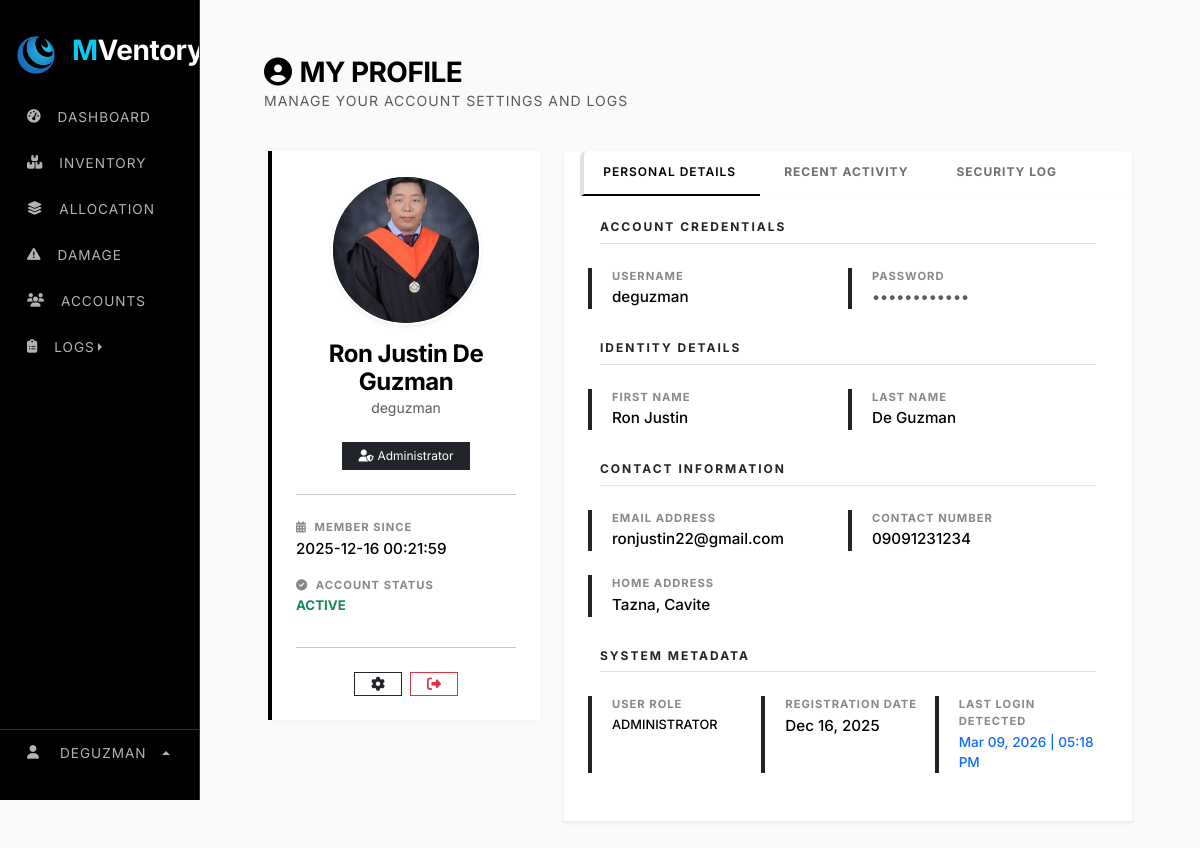
The page /web_content/profile.php (signed in) on the database as committed earlier.
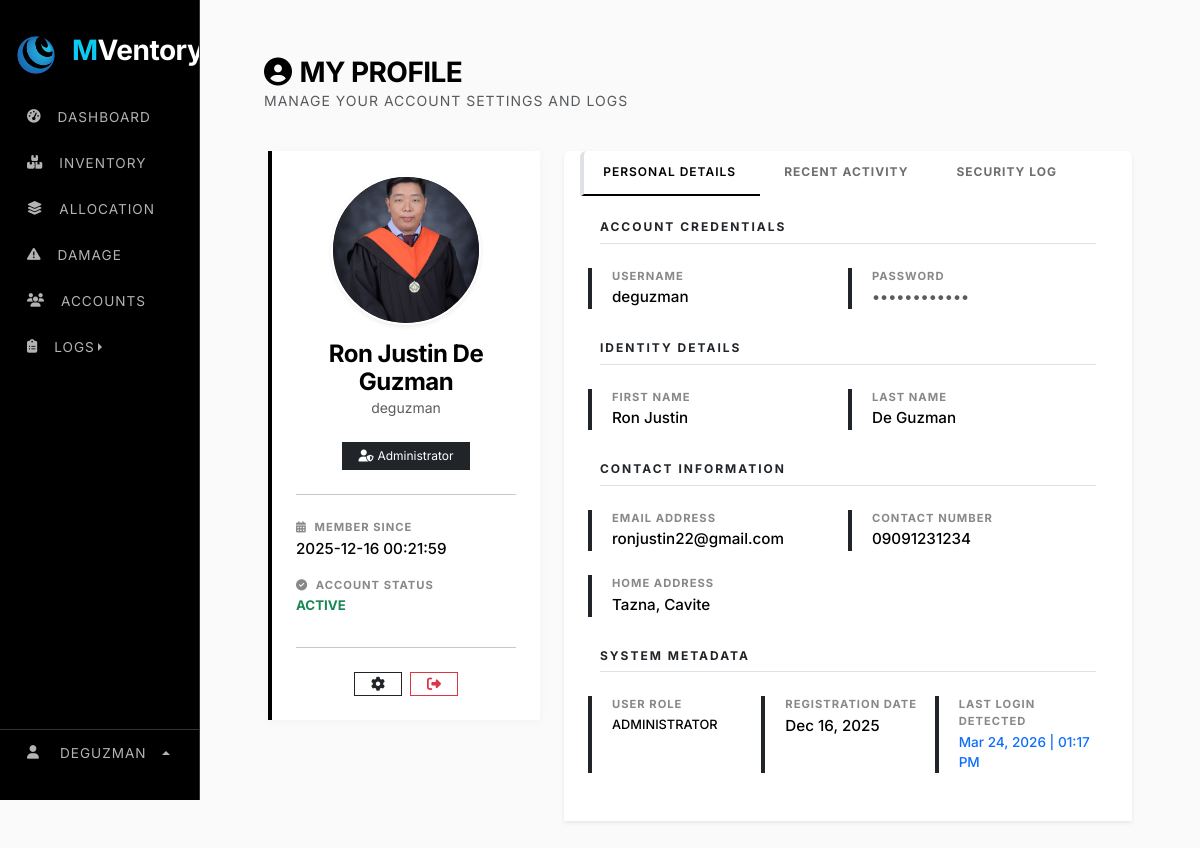
The same page on the database as committed later.
### tables this page shows
CREATE TABLE `users` (
  `user_id` int(11) NOT NULL AUTO_INCREMENT,
  `role_id` varchar(15) NOT NULL,
  `username` varchar(9999) NOT NULL,
  `first_name` varchar(100) NOT NULL,
  `last_name` varchar(100) NOT NULL,
  `phone` varchar(11) NOT NULL,
  `address` varchar(500) DEFAULT NULL,
  `role` varchar(30) NOT NULL,
  `status` varchar(20) NOT NULL DEFAULT 'active',
  `email` varchar(150) NOT NULL,
  `password` varchar(255) NOT NULL,
  `profile_image` varchar(999) NOT NULL,
  `is_active` tinyint(1) DEFAULT 1,
  `is_login` tinyint(1) NOT NULL,
  `last_login` datetime DEFAULT NULL,
  `created_at` timestamp NOT NULL DEFAULT current_timestamp(),
  `deleted_at` timestamp NULL DEFAULT NULL,
  `last_activity` datetime DEFAULT current_timestamp(),
  PRIMARY KEY (`user_id`),
  UNIQUE KEY `email` (`email`)
);

### web_content/profile.php (the view, shortened to what the changed rows need)
<?php
    include "../render/connection.php";
    include "../src/cdn/cdn_links.php";
    $user = "SELECT * FROM users WHERE user_id = ".$_SESSION['user_id'];
    $user_result = $conn->query($user);
    $user_data = $user_result->fetch_assoc();
?>
<!doctype html>
<html lang="en">
    <head>
        <link rel="stylesheet" href="../src/style/main_style.css">
    <body>
        <div class="row">
        <?php include "../nav/sidebar_nav.php"; ?>
            <div class="col">
                <div class="main-content">
                    <div class="container mt-4">
                        <div class="row">
                            <div class="col-lg-4">
                                <div class="card shadow-sm border-0 mb-4 text-center p-4 metric-card-stark">
                                    <div class="avatar-circle-lg bg-dark shadow-sm rounded-circle d-flex align-items-center justify-content-center overflow-hidden border border-2 border-white"
                                        style="width: 150px; height: 150px;"> <?php
                                            $f_initial = !empty($user_data['first_name']) ? substr($user_data['first_name'], 0, 1) : '';
                                            $l_initial = !empty($user_data['last_name']) ? substr($user_data['last_name'], 0, 1) : '';
                                            $initials = strtoupper($f_initial . $l_initial) ?: "??";
                                            $profile_img = $user_data['profile_image'];
                                        ?>
                                        <?php if (!empty($profile_img) && file_exists($profile_img)): ?>
                                            <img src="<?= $profile_img ?>" alt="Profile" class="rounded-circle" style="width: 100%; height: 100%; object-fit: cover;">
                                        <?php else: ?>
                                            <div class="text-white fw-bold" style="font-size: 1.5rem; letter-spacing: 1px;">
                                                <?= $initials ?>
                                            </div>
                                        <?php endif; ?>
                                    </div>
                                    <h4 class="fw-bold mb-0"><?php echo $user_data['first_name'] . ' ' . $user_data['last_name']; ?></h4>
                                    <p class="text-muted small"><?php echo $user_data['username']; ?></p>
                                    <div class="mt-2">
                                        <span class="badge bg-dark text-white rounded-0 px-3 py-2 fw-normal small">
                                            <i class="fa-solid fa-user-shield me-1"></i><?php echo $user_data['role']; ?>
                                        </span>
                                    </div>
                                    <hr class="my-4 opacity-10">
                                    <div class="text-start">
                                        <div class="mb-3">
                                            <div class="info-label"><i class="fa-solid fa-calendar-days me-1"></i> Member Since</div>
                                            <div class="info-value"><?php echo $user_data['created_at']; ?></div>
                                        </div>
                                        <div class="mb-1">
                                            <div class="info-value">
                                                <span class="text-success small fw-bold"><?php echo strtoupper($user_data['status']); ?></span>
                                            </div>
                                        </div>
                                    </div>
                                    <hr class="my-3 opacity-10">
                                    <div class="d-flex justify-content-center gap-2 mt-2">
                                        <a class="btn btn-outline-dark btn-sm rounded-0 px-3" title="Settings" href="edit_profile.php">
                                        </a>
                                        <a class="btn btn-outline-danger btn-sm rounded-0 px-3" title="Logout" href="logout.php">
                                        </a>
                                    </div>
                                </div>
                            </div>
                            <div class="col-lg-8">
                                <div class="tab-content shadow-sm">
                                    <div class="tab-pane fade show active" id="details-content">
                                        <div class="card border-0 rounded-0 p-4">
                                            <div class="row">
                                                <div class="col-md-6 border-start border-4 border-dark mb-4">
                                                    <div class="info-label ps-2">Username</div>
                                                    <div class="info-value ps-2 mb-0"><?= $user_data['username']; ?></div>
                                                </div>
                                                <div class="col-md-6 border-start border-4 border-dark mb-4">
                                                    <div class="info-label ps-2">First Name</div>
                                                    <div class="info-value ps-2 mb-0"><?= !empty($user_data['first_name']) ? $user_data['first_name'] : '<span class="text-muted opacity-50">N/A</span>'; ?></div>
                                                </div>
                                                <div class="col-md-6 border-start border-4 border-dark mb-4">
                                                    <div class="info-label ps-2">Last Name</div>
                                                    <div class="info-value ps-2 mb-0"><?= !empty($user_data['last_name']) ? $user_data['last_name'] : '<span class="text-muted opacity-50">N/A</span>'; ?></div>
                                                </div>
                                                <div class="col-md-6 border-start border-4 border-dark mb-4">
                                                    <div class="info-label ps-2">Email Address</div>
                                                    <div class="info-value ps-2 mb-0"><?= !empty($user_data['email']) ? $user_data['email'] : '<span class="text-muted opacity-50">N/A</span>'; ?></div>
                                                </div>
                                                <div class="col-md-6 border-start border-4 border-dark mb-4">
                                                    <div class="info-label ps-2">Contact Number</div>
                                                    <div class="info-value ps-2 mb-0"><?= !empty($user_data['phone']) ? $user_data['phone'] : '<span class="text-muted opacity-50">N/A</span>'; ?></div>
                                                </div>
                                                <div class="col-12 border-start border-4 border-dark mb-4">
                                                    <div class="info-label ps-2">Home Address</div>
                                                    <div class="info-value ps-2 mb-0"><?= !empty($user_data['address']) ? $user_data['address'] : '<span class="text-muted opacity-50">N/A</span>'; ?></div>
                                                </div>
                                                <div class="col-md-4 border-start border-4 border-dark mb-4">
                                                    <div class="info-label ps-2">User Role</div>
                                                    <div class="info-value ps-2 mb-0 text-uppercase" style="font-size: 0.8rem;"><?= $user_data['role']; ?></div>
                                                </div>
                                                <div class="col-md-4 border-start border-4 border-dark mb-4">
                                                    <div class="info-label ps-2">Registration Date</div>
                                                    <div class="info-value ps-2 mb-0"><?= date("M d, Y", strtotime($user_data['created_at'])); ?></div>
                                                </div>
                                                <div class="col-md-4 border-start border-4 border-dark mb-4">
                                                    <div class="info-label ps-2">Last Login Detected</div>
                                                    <div class="info-value ps-2 mb-0 text-primary" style="font-size: 0.85rem;">
                                                        <?= !empty($user_data['last_login']) ? date("M d, Y | h:i A", strtotime($user_data['last_login'])) : 'First Session'; ?>
                                                    </div>
                                                </div>
                                            </div>
                                        </div>
                                    </div>
                                </div>
                            </div>
                        </div>
                    </div>
                </div>
            </div>
        </div>
    </body>
</html>

Rows that differ between the two databases and show on the page:
changed users "Ron Justin": last_login "Mar 09, 2026 | 05:18 PM" → "Mar 24, 2026 | 01:17 PM"
